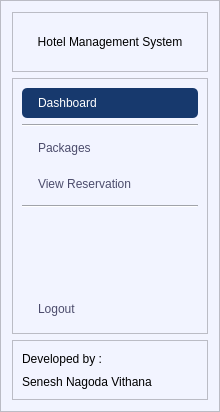
        <widget class="QFrame" name="frame_3">
         <property name="minimumSize">
          <size>
           <width>220</width>
           <height>0</height>
          </size>
         </property>
         <property name="maximumSize">
          <size>
           <width>220</width>
           <height>16777215</height>
          </size>
         </property>
         <property name="styleSheet">
          <string notr="true">background: #F2F4FF;</string>
         </property>
         <property name="frameShape">
          <enum>QFrame::StyledPanel</enum>
         </property>
         <property name="frameShadow">
          <enum>QFrame::Raised</enum>
         </property>
         <property name="lineWidth">
          <number>0</number>
         </property>
         <layout class="QVBoxLayout" name="verticalLayout_4">
          <item>
           <widget class="QFrame" name="frame_11">
            <property name="minimumSize">
             <size>
              <width>0</width>
              <height>60</height>
             </size>
            </property>
            <property name="maximumSize">
             <size>
              <width>16777215</width>
              <height>60</height>
             </size>
            </property>
            <property name="frameShape">
             <enum>QFrame::StyledPanel</enum>
            </property>
            <property name="frameShadow">
             <enum>QFrame::Raised</enum>
            </property>
            <layout class="QVBoxLayout" name="verticalLayout_5">
             <item>
              <widget class="QLabel" name="label_5">
               <property name="styleSheet">
                <string notr="true">font: 700 12pt &quot;SF Pro Display&quot;;</string>
               </property>
               <property name="text">
                <string>Hotel Management System</string>
               </property>
               <property name="alignment">
                <set>Qt::AlignCenter</set>
               </property>
               <property name="wordWrap">
                <bool>true</bool>
               </property>
              </widget>
             </item>
            </layout>
           </widget>
          </item>
          <item>
           <widget class="QFrame" name="frame_12">
            <property name="layoutDirection">
             <enum>Qt::LeftToRight</enum>
            </property>
            <property name="styleSheet">
             <string notr="true">/* Default button style */
QPushButton {
    background-color: transparent;
	font: 10pt &quot;SF Pro Display&quot;;
    color: #4C4C6C;
    border: none;
    border-radius: 5px;
    padding: 8px 16px; 
text-align: left;

}

/* Button style on hover */
QPushButton:hover {
 background-color: #46464b;
	color: #ffffff;
	font-weight: bold;
}

/* Button style when pressed */
QPushButton:pressed {
    background-color: #17396D;
 	color: #FFFFFF;
}

QPushButton:checked {
	background-color: #17396D;
 	color: #FFFFFF;
}</string>
            </property>
            <property name="frameShape">
             <enum>QFrame::StyledPanel</enum>
            </property>
            <property name="frameShadow">
             <enum>QFrame::Raised</enum>
            </property>
            <layout class="QVBoxLayout" name="verticalLayout_7">
             <item>
              <widget class="QPushButton" name="btn_dashboard">
               <property name="text">
                <string>Dashboard</string>
               </property>
               <property name="icon">
                <iconset resource="../../icon.qrc">
                 <normaloff>:/newPrefix/icon/Home.svg</normaloff>
                 <normalon>:/newPrefix/icon/Home_W.svg</normalon>:/newPrefix/icon/Home.svg</iconset>
               </property>
               <property name="checkable">
                <bool>true</bool>
               </property>
               <property name="checked">
                <bool>true</bool>
               </property>
              </widget>
             </item>
             <item>
              <widget class="Line" name="line">
               <property name="orientation">
                <enum>Qt::Horizontal</enum>
               </property>
              </widget>
             </item>
             <item>
              <widget class="QPushButton" name="btn_package">
               <property name="text">
                <string>Packages</string>
               </property>
               <property name="icon">
                <iconset resource="../../icon.qrc">
                 <normaloff>:/newPrefix/icon/logout-svgrepo-com.svg</normaloff>
                 <normalon>:/newPrefix/icon/logout-svgrepo-com(1).svg</normalon>:/newPrefix/icon/logout-svgrepo-com.svg</iconset>
               </property>
               <property name="checkable">
                <bool>true</bool>
               </property>
              </widget>
             </item>
             <item>
              <widget class="QPushButton" name="btn_view_reser">
               <property name="text">
                <string>View Reservation</string>
               </property>
               <property name="icon">
                <iconset resource="../../icon.qrc">
                 <normaloff>:/newPrefix/icon/View boards.svg</normaloff>
                 <normalon>:/newPrefix/icon/View boards-1.svg</normalon>:/newPrefix/icon/View boards.svg</iconset>
               </property>
               <property name="checkable">
                <bool>true</bool>
               </property>
              </widget>
             </item>
             <item>
              <widget class="Line" name="line_2">
               <property name="orientation">
                <enum>Qt::Horizontal</enum>
               </property>
              </widget>
             </item>
             <item>
              <spacer name="verticalSpacer">
               <property name="orientation">
                <enum>Qt::Vertical</enum>
               </property>
               <property name="sizeHint" stdset="0">
                <size>
                 <width>20</width>
                 <height>80</height>
                </size>
               </property>
              </spacer>
             </item>
             <item>
              <widget class="QPushButton" name="btn_logout">
               <property name="text">
                <string>Logout</string>
               </property>
               <property name="icon">
                <iconset resource="../../icon.qrc">
                 <normaloff>:/newPrefix/icon/logout-svgrepo-com.svg</normaloff>
                 <normalon>:/newPrefix/icon/logout-svgrepo-com(1).svg</normalon>:/newPrefix/icon/logout-svgrepo-com.svg</iconset>
               </property>
               <property name="checkable">
                <bool>false</bool>
               </property>
              </widget>
             </item>
            </layout>
           </widget>
          </item>
          <item>
           <widget class="QFrame" name="frame_13">
            <property name="minimumSize">
             <size>
              <width>0</width>
              <height>60</height>
             </size>
            </property>
            <property name="maximumSize">
             <size>
              <width>16777215</width>
              <height>60</height>
             </size>
            </property>
            <property name="frameShape">
             <enum>QFrame::StyledPanel</enum>
            </property>
            <property name="frameShadow">
             <enum>QFrame::Raised</enum>
            </property>
            <layout class="QVBoxLayout" name="verticalLayout_6">
             <item>
              <widget class="QLabel" name="label_6">
               <property name="styleSheet">
                <string notr="true">font: 10pt &quot;SF Pro Display&quot;;</string>
               </property>
               <property name="text">
                <string>Developed by :</string>
               </property>
              </widget>
             </item>
             <item>
              <widget class="QLabel" name="label_7">
               <property name="styleSheet">
                <string notr="true">font: 700 10pt &quot;SF Pro Display&quot;;</string>
               </property>
               <property name="text">
                <string>Senesh Nagoda Vithana</string>
               </property>
              </widget>
             </item>
            </layout>
           </widget>
          </item>
         </layout>
        </widget>
